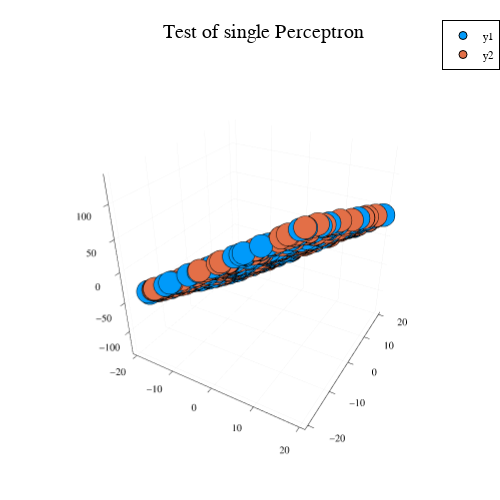

This figure's notebook cell:
### Code cell
"""PLOTTING TEST CODE"""

# Perceptron generation test
percep = generate_perceptron(DIM)

# Data generation test
x1 = generate_data(DIM, X_RANGE, N) 
x2 = generate_data(DIM, X_RANGE, N)

# Putting datasets thru perceptron
y_pred1 = predict(percep, x1);
y_pred2 = predict(percep, x2);

# Scatter plot of each
Plots.scatter(x1[2,:], x1[3,:], y_pred1)
Plots.scatter!(x2[2,:], x2[3,:], y_pred2)
Plots.title!("Test of single Perceptron")

### Figure 1 — Plotly figure (JSON) as saved in the notebook; plotly's stock layout.template omitted (floating-point values rounded to 4 significant figures; data arrays with more than 128 entries replaced by an {"elided": "..."} marker saying what was removed)
{"data": [{"colorbar": {"title": ""}, "legendgroup": "y1", "marker": {"color": "rgba(0, 154, 250, 1.000)", "line": {"color": "rgba(0, 0, 0, 1.000)", "width": 1}, "size": 8, "symbol": "circle"}, "mode": "markers", "name": "y1", "scene": "scene", "showlegend": true, "type": "scatter3d", "x": {"elided": "200 float values"}, "xaxis": "x", "y": {"elided": "200 float values"}, "yaxis": "y", "z": {"elided": "200 float values"}, "zaxis": "z", "zmax": null, "zmin": null}, {"colorbar": {"title": ""}, "legendgroup": "y2", "marker": {"color": "rgba(227, 111, 71, 1.000)", "line": {"color": "rgba(0, 0, 0, 1.000)", "width": 1}, "size": 8, "symbol": "circle"}, "mode": "markers", "name": "y2", "scene": "scene", "showlegend": true, "type": "scatter3d", "x": {"elided": "200 float values"}, "xaxis": "x", "y": {"elided": "200 float values"}, "yaxis": "y", "z": {"elided": "200 float values"}, "zaxis": "z", "zmax": null, "zmin": null}], "layout": {"annotations": [{"font": {"color": "rgba(0, 0, 0, 1.000)", "family": "sans-serif", "size": 20}, "rotation": 0, "showarrow": false, "text": "Test of single Perceptron", "x": 0.5267, "xanchor": "center", "xref": "paper", "y": 1, "yanchor": "top", "yref": "paper"}], "height": 500, "legend": {"bgcolor": "rgba(255, 255, 255, 1.000)", "bordercolor": "rgba(0, 0, 0, 1.000)", "borderwidth": 1, "font": {"color": "rgba(0, 0, 0, 1.000)", "family": "sans-serif", "size": 11}, "tracegroupgap": 0, "traceorder": "normal", "x": 1, "xanchor": "auto", "y": 1, "yanchor": "auto"}, "margin": {"b": 20, "l": 0, "r": 0, "t": 20}, "paper_bgcolor": "rgba(255, 255, 255, 1.000)", "plot_bgcolor": "rgba(255, 255, 255, 1.000)", "scene": {"camera": {"eye": {"x": 1.126, "y": -1.95, "z": 1.3}}, "domain": {"x": [0.06121, 0.9921], "y": [0.0301, 0.9532]}, "xaxis": {"gridcolor": "rgba(0, 0, 0, 0.100)", "gridwidth": 0.5, "linecolor": "rgba(0, 0, 0, 1.000)", "mirror": false, "range": [-21.14, 21.19], "showgrid": true, "showline": true, "showticklabels": true, "tickangle": 0, "tickcolor": "rgb(0, 0, 0)", "tickfont": {"color": "rgba(0, 0, 0, 1.000)", "family": "sans-serif", "size": 11}, "tickmode": "array", "ticks": "inside", "ticktext": ["−20", "−10", "0", "10", "20"], "tickvals": [-20, -10, 0, 10, 20], "title": "", "titlefont": {"color": "rgba(0, 0, 0, 1.000)", "family": "sans-serif", "size": 15}, "type": "-", "visible": true, "zeroline": false, "zerolinecolor": "rgba(0, 0, 0, 1.000)"}, "yaxis": {"gridcolor": "rgba(0, 0, 0, 0.100)", "gridwidth": 0.5, "linecolor": "rgba(0, 0, 0, 1.000)", "mirror": false, "range": [-21.18, 21.18], "showgrid": true, "showline": true, "showticklabels": true, "tickangle": 0, "tickcolor": "rgb(0, 0, 0)", "tickfont": {"color": "rgba(0, 0, 0, 1.000)", "family": "sans-serif", "size": 11}, "tickmode": "array", "ticks": "inside", "ticktext": ["−20", "−10", "0", "10", "20"], "tickvals": [-20, -10, 0, 10, 20], "title": "", "titlefont": {"color": "rgba(0, 0, 0, 1.000)", "family": "sans-serif", "size": 15}, "type": "-", "visible": true, "zeroline": false, "zerolinecolor": "rgba(0, 0, 0, 1.000)"}, "zaxis": {"gridcolor": "rgba(0, 0, 0, 0.100)", "gridwidth": 0.5, "linecolor": "rgba(0, 0, 0, 1.000)", "mirror": false, "range": [-141.5, 140.0], "showgrid": true, "showline": true, "showticklabels": true, "tickangle": 0, "tickcolor": "rgb(0, 0, 0)", "tickfont": {"color": "rgba(0, 0, 0, 1.000)", "family": "sans-serif", "size": 11}, "tickmode": "array", "ticks": "inside", "ticktext": ["−100", "−50", "0", "50", "100"], "tickvals": [-100, -50, 0, 50, 100], "title": "", "titlefont": {"color": "rgba(0, 0, 0, 1.000)", "family": "sans-serif", "size": 15}, "type": "-", "visible": true, "zeroline": false, "zerolinecolor": "rgba(0, 0, 0, 1.000)"}}, "showlegend": true, "width": 500}}
